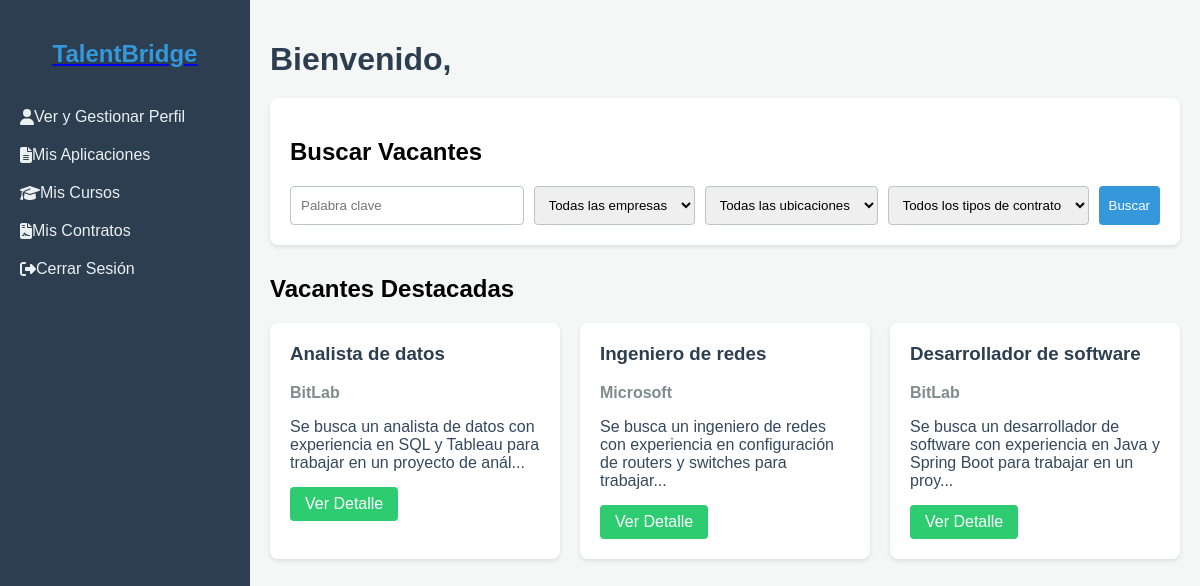
Screenshot of /user/prospecto/prospecto_dashboard.php (signed in) with the database file from the repository.
### tables this page shows
CREATE TABLE Vacante (
  numero INT PRIMARY KEY AUTO_INCREMENT,
  titulo VARCHAR(30) NOT NULL,
  descripcion VARCHAR(250) NOT NULL,
  salario INT,
  es_directo BOOLEAN NOT NULL,
  cantEmpleados INT NOT NULL,
  fechaInicio DATE NOT NULL,
  fechaCierre DATE NOT NULL,
  diasRestantes INT NOT NULL,
  estado BOOLEAN NOT NULL,
  tipo_contrato VARCHAR(5) NOT NULL,
  empresa INT NOT NULL,
  FOREIGN KEY (tipo_contrato) REFERENCES Tipo_Contrato(codigo),
  FOREIGN KEY (empresa) REFERENCES Empresa(numero)
);

CREATE TABLE Empresa (
  numero INT PRIMARY KEY AUTO_INCREMENT,
  nombre VARCHAR(30) NOT NULL,
  ciudad VARCHAR(30) NOT NULL,
  calle VARCHAR(30) NOT NULL,
  numeroCalle INT NOT NULL,
  colonia VARCHAR(30) NOT NULL,
  codigoPostal INT NOT NULL,
  nombreCont VARCHAR(30) NOT NULL,
  primerApellidoCont VARCHAR(30) NOT NULL,
  segundoApellidoCont VARCHAR(30),
  usuario INT NOT NULL,
  FOREIGN KEY (usuario) REFERENCES Usuario(numero)
);

### user/prospecto/prospecto_dashboard.php (the view, shortened to what this page needs)
<?php
include_once($_SERVER['DOCUMENT_ROOT'] . '/Outsourcing/config.php');
$query_prospecto = "SELECT * FROM Prospecto WHERE usuario = ?";
$stmt_prospecto = mysqli_prepare($conexion, $query_prospecto);
mysqli_stmt_bind_param($stmt_prospecto, "i", $_SESSION['user_id']);
mysqli_stmt_execute($stmt_prospecto);
$resultado_prospecto = mysqli_stmt_get_result($stmt_prospecto);
$prospecto = mysqli_fetch_assoc($resultado_prospecto);
$query_vacantes = "SELECT v.*, e.nombre as nombre_empresa
                   FROM Vacante v
                   JOIN Empresa e ON v.empresa = e.numero
                   ORDER BY v.fechaInicio DESC LIMIT 5";
$resultado_vacantes = mysqli_query($conexion, $query_vacantes);
?>
<!DOCTYPE html>
<html lang="es">
<head>
    <link rel="stylesheet" href="css/css.css">
</head>
<body>
    <div class="dashboard-container">
        <aside class="sidebar">
            <div class="sidebar-header">
                <a href="/Outsourcing/index.php">
                    <h2>TalentBridge</h2>
                </a>
            </div>
            <nav class="sidebar-nav">
                <ul>
                    <li><a href="perfil_prospecto.php"><i class="fas fa-user"></i> Ver y Gestionar Perfil</a></li>
                    <li><a href="mis_aplicaciones.php"><i class="fas fa-file-alt"></i> Mis Aplicaciones</a></li>
                    <li><a href="mis_cursos.php"><i class="fas fa-graduation-cap"></i> Mis Cursos</a></li>
                    <li><a href="generar_contrato.php"><i class="fas fa-file-contract"></i> Mis Contratos</a></li>
                    <li><a href="/Outsourcing/logout.php"><i class="fas fa-sign-out-alt"></i> Cerrar Sesión</a></li>
                </ul>
            </nav>
        </aside>
        <main class="main-content">
            <header class="main-header">
                <h1>Bienvenido, <?php echo htmlspecialchars($prospecto['nombre'] . ' ' . $prospecto['primerApellido']); ?></h1>
            </header>
            <section class="search-section">
                <h2>Buscar Vacantes</h2>
                <form class="search-form" action="buscar_vacantes.php" method="GET">
                    <input type="text" name="keyword" placeholder="Palabra clave">
                    <select name="empresa">
                        <option value="">Todas las empresas</option>
                    </select>
                    <select name="ubicacion">
                        <option value="">Todas las ubicaciones</option>
                    </select>
                    <select name="tipo_contrato">
                        <option value="">Todos los tipos de contrato</option>
                    </select>
                    <button type="submit">Buscar</button>
                </form>
            </section>
            <section class="featured-vacancies">
                <h2>Vacantes Destacadas</h2>
                <div class="vacancy-grid">
                    <?php while ($vacante = mysqli_fetch_assoc($resultado_vacantes)): ?>
                        <div class="vacancy-card">
                            <h3><?php echo htmlspecialchars($vacante['titulo']); ?></h3>
                            <p class="company"><?php echo htmlspecialchars($vacante['nombre_empresa']); ?></p>
                            <p class="description"><?php echo htmlspecialchars(substr($vacante['descripcion'], 0, 100)) . '...'; ?></p>
                            <a href="detalle_vacante.php?id=<?php echo $vacante['numero']; ?>" class="btn-detail">Ver Detalle</a>
                        </div>
                    <?php endwhile; ?>
                </div>
            </section>
        </main>
    </div>
</body>
</html>

### user/prospecto/css/css.css (style rules this page uses)
body, html { margin: 0; padding: 0; font-family: 'Arial', sans-serif; background-color: #f4f7f6; }
a h2 { text-decoration: none; }
.dashboard-container { display: flex; min-height: 100vh; }
.sidebar { width: 250px; background-color: #2c3e50; color: #ecf0f1; padding-top: 20px; }
.sidebar-header h2 { text-align: center; margin-bottom: 30px; color: #3498db; }
.sidebar-nav ul { list-style-type: none; padding: 0; }
.sidebar-nav ul li { padding: 10px 20px; }
.sidebar-nav ul li a { color: #ecf0f1; text-decoration: none; display: flex; align-items: center; }
.main-content { flex: 1; padding: 20px; }
.main-header h1 { color: #2c3e50; margin-bottom: 20px; }
.search-section { background-color: #fff; padding: 20px; border-radius: 8px; box-shadow: 0 2px 4px rgba(0,0,0,0.1); margin-bottom: 30px; }
.search-form { display: flex; flex-wrap: wrap; gap: 10px; }
.search-form input, .search-form select, .search-form button { padding: 10px; border: 1px solid #bdc3c7; border-radius: 4px; }
.search-form input { flex: 1; }
.search-form button { background-color: #3498db; color: white; border: none; cursor: pointer; transition: background-color 0.3s; }
.featured-vacancies { margin-top: 30px; }
.vacancy-grid { display: grid; grid-template-columns: repeat(auto-fill, minmax(250px, 1fr)); gap: 20px; }
.vacancy-card { background-color: #fff; border-radius: 8px; padding: 20px; box-shadow: 0 2px 4px rgba(0,0,0,0.1); transition: transform 0.3s ease; }
.vacancy-card h3 { color: #2c3e50; margin-top: 0; }
.vacancy-card .company { color: #7f8c8d; font-weight: bold; }
.vacancy-card .description { color: #34495e; margin-bottom: 15px; }
.btn-detail { display: inline-block; background-color: #2ecc71; color: white; padding: 8px 15px; text-decoration: none; border-radius: 4px; transition: background-color 0.3s; }

### rows the page displays
vacante: titulo "Analista de datos", empresa.nombre "BitLab", descripcion "Se busca un analista de datos con experiencia en SQL y Tableau para trabajar en un proyecto de anál"
vacante: titulo "Ingeniero de redes", empresa.nombre "Microsoft", descripcion "Se busca un ingeniero de redes con experiencia en configuración de routers y switches para trabajar"
vacante: titulo "Desarrollador de software", empresa.nombre "BitLab", descripcion "Se busca un desarrollador de software con experiencia en Java y Spring Boot para trabajar en un proy"
